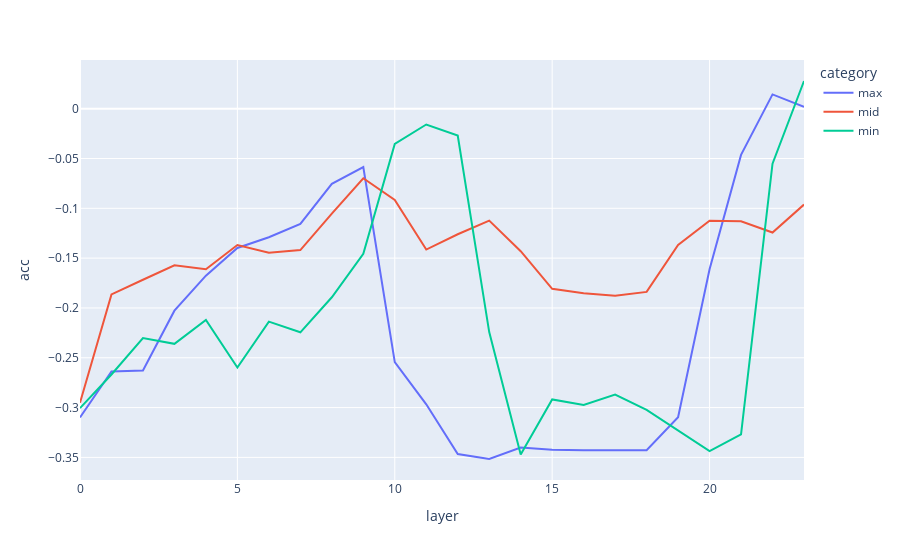

Source (notebook cell):
### Code cell
import pandas as pd
import plotly.express as px

df = pd.read_csv('/a/home/cc/students/cs/nirendy/repos/ssm_analysis/output/state-spaces/mamba-130M-hf/evaluate_context_interference/ds=counter_fact/130M_norm_1_output.csv')
px.line(df, x='layer', y='acc', color='category').show()

### Figure 1 — Plotly figure (JSON) as saved in the notebook; plotly's stock layout.template omitted (floating-point values rounded to 4 significant figures)
{"data": [{"hovertemplate": "category=max<br>layer=%{x}<br>acc=%{y}<extra></extra>", "legendgroup": "max", "line": {"color": "#636efa", "dash": "solid"}, "marker": {"symbol": "circle"}, "mode": "lines", "name": "max", "orientation": "v", "showlegend": true, "type": "scatter", "x": [0, 1, 2, 3, 4, 5, 6, 7, 8, 9, 10, 11, 12, 13, 14, 15, 16, 17, 18, 19, 20, 21, 22, 23], "xaxis": "x", "y": [-0.3099, -0.2638, -0.2628, -0.2027, -0.1676, -0.1398, -0.1291, -0.1157, -0.07541, -0.0586, -0.2545, -0.2967, -0.3466, -0.3516, -0.3402, -0.3424, -0.3428, -0.3429, -0.3428, -0.3097, -0.1612, -0.04641, 0.01434, 0.001801], "yaxis": "y"}, {"hovertemplate": "category=mid<br>layer=%{x}<br>acc=%{y}<extra></extra>", "legendgroup": "mid", "line": {"color": "#EF553B", "dash": "solid"}, "marker": {"symbol": "circle"}, "mode": "lines", "name": "mid", "orientation": "v", "showlegend": true, "type": "scatter", "x": [0, 1, 2, 3, 4, 5, 6, 7, 8, 9, 10, 11, 12, 13, 14, 15, 16, 17, 18, 19, 20, 21, 22, 23], "xaxis": "x", "y": [-0.2952, -0.1864, -0.1717, -0.1572, -0.1611, -0.1368, -0.1446, -0.1419, -0.1053, -0.0698, -0.0915, -0.1414, -0.126, -0.1123, -0.143, -0.1808, -0.1853, -0.1877, -0.1839, -0.1367, -0.1124, -0.113, -0.1243, -0.09623], "yaxis": "y"}, {"hovertemplate": "category=min<br>layer=%{x}<br>acc=%{y}<extra></extra>", "legendgroup": "min", "line": {"color": "#00cc96", "dash": "solid"}, "marker": {"symbol": "circle"}, "mode": "lines", "name": "min", "orientation": "v", "showlegend": true, "type": "scatter", "x": [0, 1, 2, 3, 4, 5, 6, 7, 8, 9, 10, 11, 12, 13, 14, 15, 16, 17, 18, 19, 20, 21, 22, 23], "xaxis": "x", "y": [-0.3006, -0.2668, -0.2302, -0.236, -0.2121, -0.2598, -0.2137, -0.2245, -0.1893, -0.1457, -0.03534, -0.01586, -0.02692, -0.2242, -0.3471, -0.2918, -0.2974, -0.287, -0.3024, -0.3234, -0.3437, -0.3268, -0.05516, 0.02777], "yaxis": "y"}], "layout": {"legend": {"title": {"text": "category"}, "tracegroupgap": 0}, "margin": {"t": 60}, "xaxis": {"anchor": "y", "domain": [0, 1], "title": {"text": "layer"}}, "yaxis": {"anchor": "x", "domain": [0, 1], "title": {"text": "acc"}}}}
